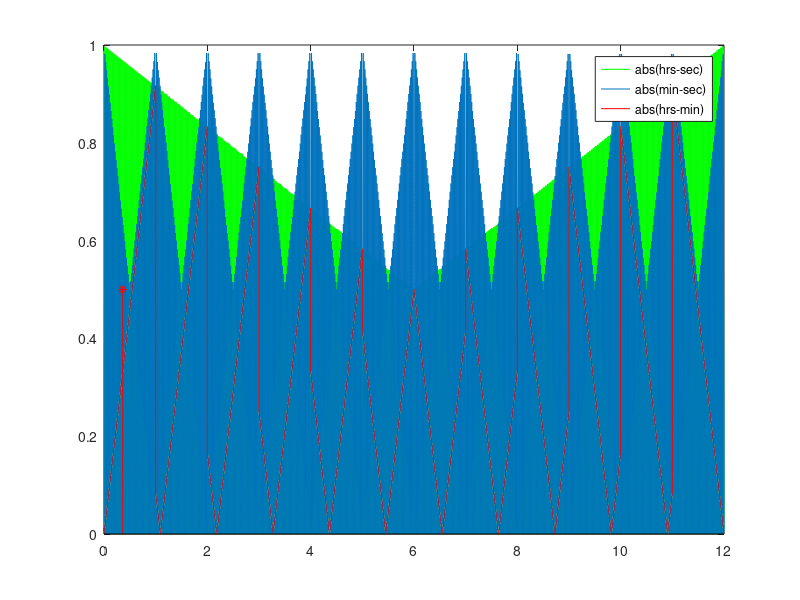

The MATLAB source for this figure:
%{
/*=======================================================================*/
/* AUTHOR:
 *      Paul Willis
 * DATE:
 *       2/ 7/2013
 *      12/20/2015
 * PURPOSE:
 *      This program calculates and prints approximate times at which the
 *      second, minute, and hour hands are all equal parts away from each
 *      other on a clock face.
 * INPUT:
 *      NONE
 * OUTPUT:
 *      Prints a greeting, pacifier, answer set, and farewell to the
 *      screen.
 *=======================================================================*/
%}
clear;close all force;clc;drawnow;tic;

tolerance = .001;
step = .1;

idx = 0:step:(43200 - step);

hrs = idx/3600;
min = mod(hrs,1)*60;
sec = mod(min,1)*60;

angle_hrs = abs(sin(hrs*pi));
angle_min = abs(sin(min*pi));
angle_sec = abs(sin(sec*pi));

% theta1 = angle_hrs - angle_min;
% theta2 = angle_min - angle_sec;
% theta3 = angle_sec - angle_hrs;

% cand1 = find(abs(angle_hrs - angle_min) < tolerance);
% cand2 = find(abs(angle_min - angle_sec) < tolerance);
% cand3 = find(abs(angle_sec - angle_hrs) < tolerance);

plot(hrs, abs(hrs/12 - sec/60),'g');
hold on;
plot(hrs, abs(min/60 - sec/60));
plot(hrs, abs(hrs/12 - min/60),'r');
stem(hrs(13022), .5, 'r*');
legend('abs(hrs-sec)', 'abs(min-sec)', 'abs(hrs-min)');

drawnow;
toc